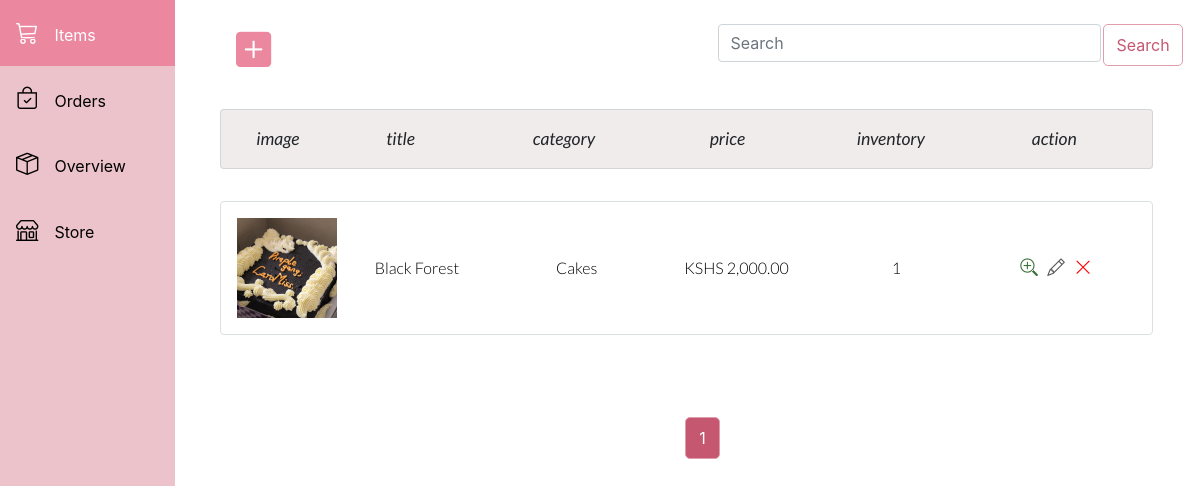
/all-items/ (signed in), run on an earlier commit of the app's database.
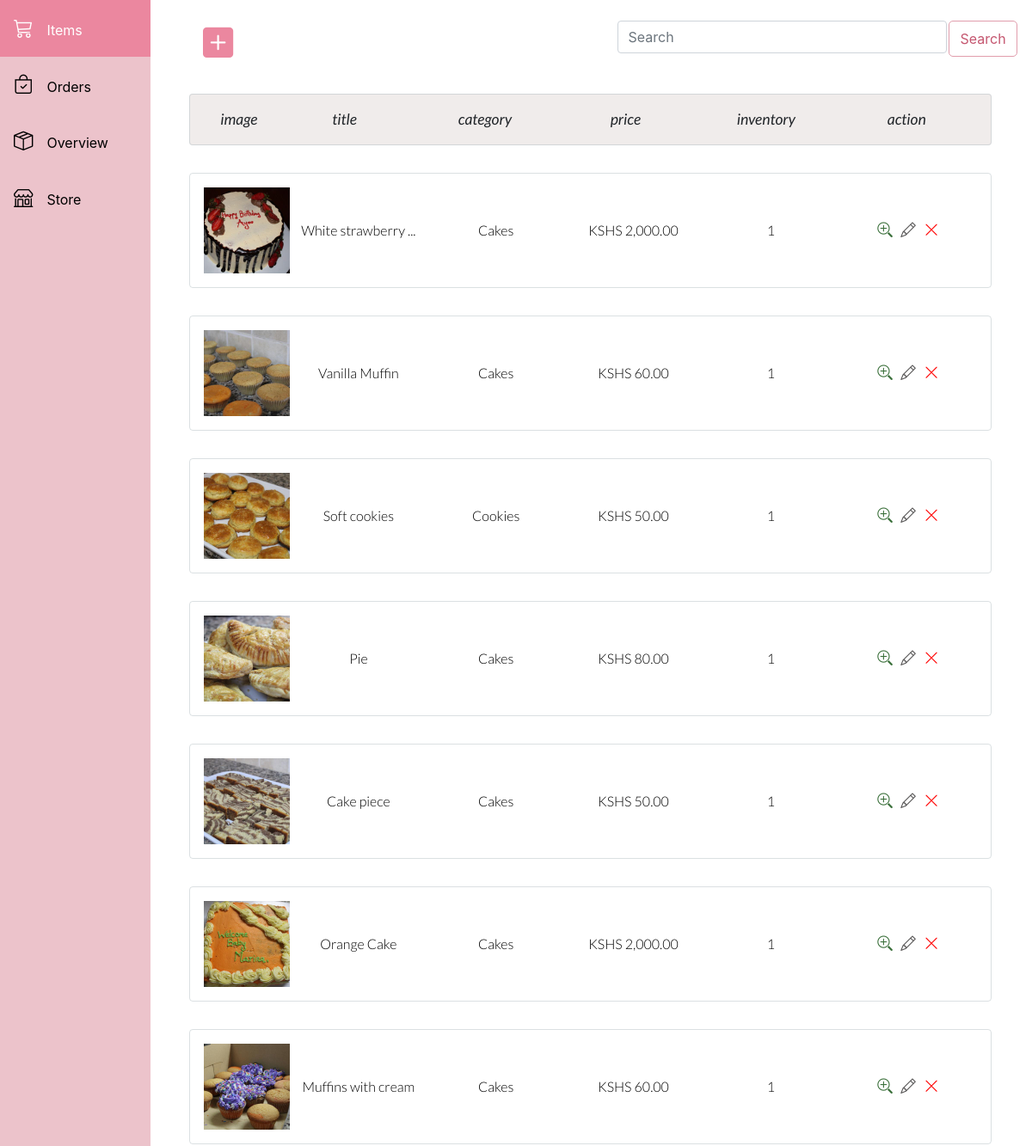
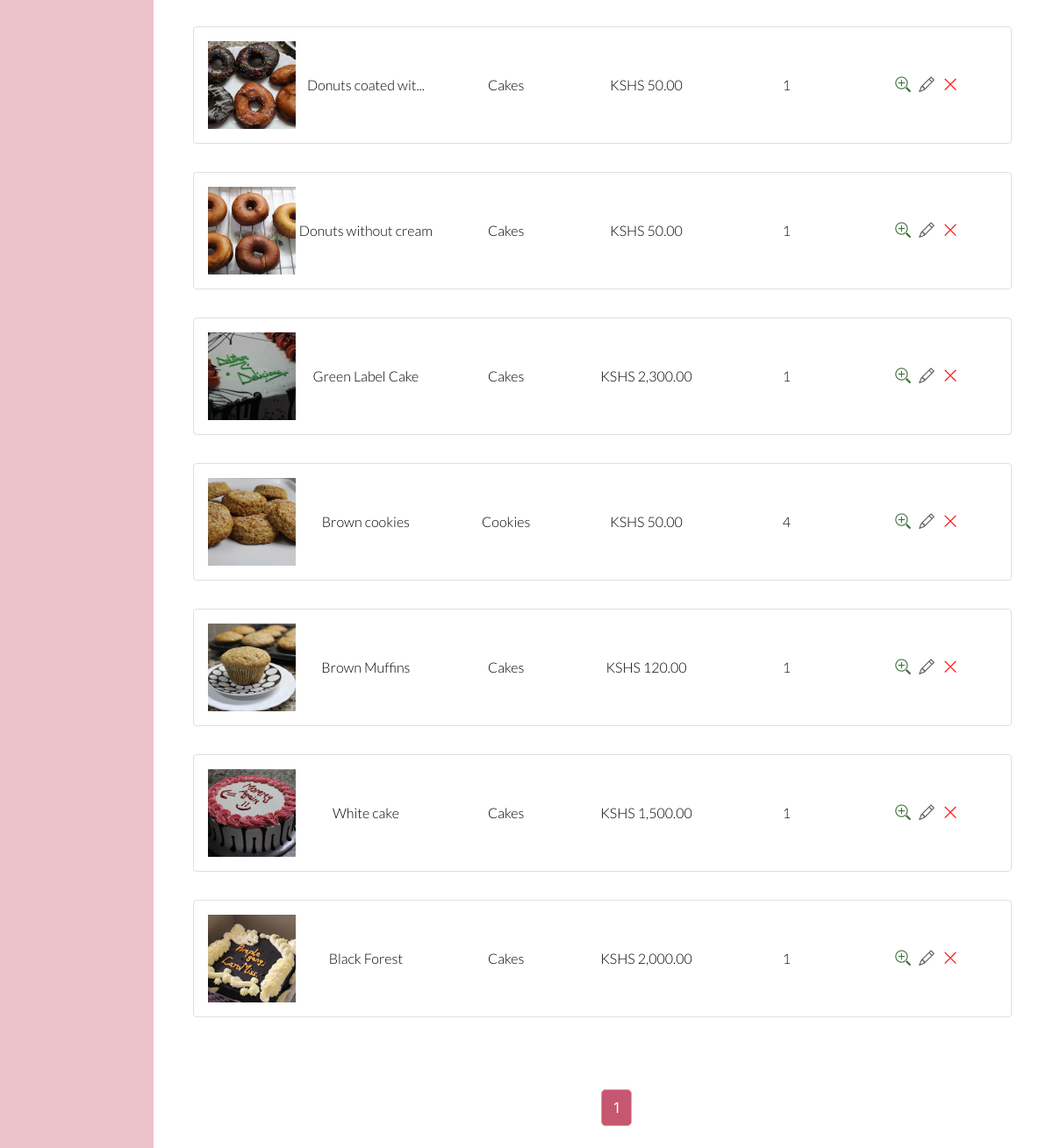
And on a later commit of the database (2 pictures, top to bottom).
### seller/models.py (models this page shows, shortened)
class Item(models.Model):
    class Category:
        COOKIES = 'CO'
        CAKES = 'CA'
        ICE_CREAMS = 'I'
        ALL = 'ALL'
    CATEGORIES_CHOICES = [
        (Category.COOKIES, 'Cookies'),
        (Category.CAKES, 'Cakes'),
        (Category.ICE_CREAMS, 'Ice creams'),
        (Category.ALL, 'All Sweets'),
    ]
    SHORT_CATEGORY_TO_NAME = dict(CATEGORIES_CHOICES)
    title = models.CharField(max_length=50)
    price = models.FloatField("Price in KSHS", default="0.00", validators=[
                              MinValueValidator(0.0)])
    description = models.TextField(max_length=100, null=True, blank=True)
    category = models.CharField(
        max_length=3,
        choices=CATEGORIES_CHOICES,
        default=Category.ALL,
    )
    image = models.ImageField(upload_to='product_pics')
    date_posted = models.DateTimeField(default=timezone.now)
    quantity = models.IntegerField(default=0, validators=[
        MinValueValidator(0.0)])
    def __init__(self, *args, **kwargs):
        super().__init__(*args, **kwargs)
        self.assign_shorter_title()
        self.assign_category_full_name()
    def assign_shorter_title(self):
        if len(self.title) > 20:
            self.short_title = self.title[:17] + "..."
        else:
            self.short_title = self.title
    def assign_category_full_name(self):
        self.long_category = self.SHORT_CATEGORY_TO_NAME[self.category]

### seller/views.py (the view)
# urls.py: path('all-items/', seller_views.all_items, name="seller_all_items"),
@user_is_seller
def all_items(request):
    url_name = request.resolver_match.url_name
    items = Item.objects.all().order_by('-id')
    if items.count() == 0:
        items = None
    else:
        searched = request.GET.get('searched')
        if searched is not None and searched != "":
            items = items.filter(title__icontains=searched)
        items = pagination(request, items, 15)
    return render(request, 'seller/all_items.html', {'items': items})

### seller/utils.py (called while the page is built)
def active_navbar_context_processor(request):
    context = {}
    if not request.user.is_staff:
        return context
    if 'item' in request.resolver_match.url_name:
        context['url_name'] = 'seller_all_items'
    elif 'order' in request.resolver_match.url_name:
        context['url_name'] = 'seller_orders'
    elif 'overview' in request.resolver_match.url_name:
        context['url_name'] = 'seller_overview'
    else:
        context['url_name'] = None
    return context

### sir_cake/utils.py (called while the page is built)
def pagination(request, item_list, number_items_displayed):
    paginator = Paginator(item_list, number_items_displayed)
    page_number = request.GET.get('page')
    return paginator.get_page(page_number)

### store/utils.py (called while the page is built)
def user_has_items_in_basket_context_processor(request):
    return {'user_has_items_in_basket':
            get_preorder_or_none(request) is not None}

def get_preorder_or_none(request):
    try:
        if request.user.is_anonymous:
            return Order.objects.get(
                status=Order.Status.PREORDER,
                buyer_anon=anonymous_user_with_saved_session(request))
        else:
            return Order.objects.get(status=Order.Status.PREORDER,
                                     buyer=request.user)
    except ObjectDoesNotExist:
        return None

### seller/templates/seller/all_items.html (shortened to what this page needs)
{% extends 'seller/base-seller.html' %}
{% load humanize %}
{% block content %}
<div class="container mt-4">
    <div class="row">
        <div class="col">
            <a href="{% url 'seller_new_item' %}">
                <i class="bi bi-plus-square-fill new-item-top-icon"></i>
            </a>
        </div>
        <div class="col">
            {% include 'sir_cake/search-field.html'%}
        </div>
    </div>
    <div class="product-grid-container beige-bg">
        <div class="grid-item-image category-text">image</div>
        <div class="grid-item-title category-text">title</div>
        <div class="grid-item-category category-text">category</div>
        <div class="grid-item-price category-text">price</div>
        <div class="grid-item-inventory category-text">inventory</div>
        <div class="grid-item-action category-text">action</div>
    </div>
    {% if items %}
    {% for item in items %}
    <div class="product-grid-container">
        <a href="{% url 'seller_item_detail' item.pk %}">
            <div class="grid-item-image all-products-data-text"><img src="{{item.image.url}}" height="100px" alt="pastry Image"></img>
        </a>
    </div>
    <div class="grid-item-title all-products-data-text">{{item.short_title}}</div>
    <div class="grid-item-category all-products-data-text">{{item.long_category}}</div>
    <div class="grid-item-price all-products-data-text">KSHS {{item.price | floatformat:2 | intcomma}}</div>
    {% if item.quantity is 0 %}
    <div class="grid-item-inventory all-products-data-text warning-data-text">{{item.quantity}}</div>
    {% else %}
    <div class="grid-item-inventory all-products-data-text">{{item.quantity}}</div>
    {% endif %}
    <div class="grid-item-action all-products-data-text">
        <a href="{% url 'seller_item_detail' item.pk %}"><i class="bi bi-zoom-in zoom-action-button"></i></a>
        <a href="{% url 'seller_edit_item' item.pk %}"><i class="bi bi-pencil edit-action-button"></i></a>
        <a href="{% url 'seller_delete_item' item.pk %}"><i class="bi bi-x-lg delete-action-button"></i></a>
    </div>
</div>
{% endfor %}
{% else %}
<div class="replacement-text-middle">No items</div>
{% endif %}
{% include 'sir_cake/paginator.html'%}
</div>
{% endblock content %}

### seller/templates/seller/base-seller.html (shortened to what this page needs)
<!DOCTYPE html>
<html lang="en">
<head>
    {% include 'sir_cake/head-base.html'%}
</head>
<body>
    <div class="container-fluid zero-margin-padding">
        <div class="row">
            <div class="col-sm-2">
                {% include 'seller/navbar-seller.html'%}
            </div>
            <div class="col-sm-10">
                {% block content %}
                {% endblock %}
            </div>
        </div>
</body>
</html>

### sir_cake/templates/sir_cake/head-base.html (shortened to what this page needs)
{% load static %}
<link rel="stylesheet" href="https://cdn.jsdelivr.net/npm/bootstrap@4.6.1/dist/css/bootstrap.min.css"
>
<link rel="stylesheet" href="https://cdn.jsdelivr.net/npm/bootstrap-icons@1.8.2/font/bootstrap-icons.css">
<link href="{% static 'sir_cake/style.css' %}" rel="stylesheet">

### seller/templates/seller/navbar-seller.html
<div class="sidebar">
  {% if url_name == 'seller_all_items' %}
  <a href="{% url 'seller_all_items' %}" class="active"><i class="bi bi-cart3 new-item-icon"></i>Items</a>
  {% else %}
  <a href="{% url 'seller_all_items' %}"><i class="bi bi-cart3 new-item-icon"></i>Items</a>
  {% endif %}
  {% if url_name == 'seller_orders' %}
  <a href="{% url 'seller_orders' %}" class="active"><i class="bi bi-bag-check new-item-icon"></i>Orders</a>
  {% else %}
  <a href="{% url 'seller_orders' %}"><i class="bi bi-bag-check new-item-icon"></i>Orders</a>
  {% endif %}
  {% if url_name == 'seller_overview' %}
  <a href="{% url 'seller_overview' %}" class="active"><i class="bi bi-box-seam new-item-icon"></i>Overview</a>
  {% else %}
  <a href="{% url 'seller_overview' %}"><i class="bi bi-box-seam new-item-icon"></i>Overview</a>
  {% endif %}
  <a href="{% url 'store' %}"><i class="bi bi-shop new-item-icon"></i>Store</a>
</div>

### sir_cake/templates/sir_cake/search-field.html
<form method="GET" class="d-flex" role="search">
    <input class="form-control me-2" type="search" placeholder="Search" aria-label="Search" name="searched">
    <button class="pagination-button" type="submit">Search</button>
</form>

### sir_cake/templates/sir_cake/paginator.html (shortened to what this page needs)
<div class="pagination">
    {% for num in items.paginator.page_range %}
    {% if items.number == num %}
    <a class="pagination-button-full" href="?page={{ num }}">{{ num }}</a>
    {% elif num > items.number|add:'-3' and num < items.number|add:'3' %} <a class="pagination-button"
        href="?page={{ num }}">{{ num }}</a>
        {% endif %}
        {% endfor %}
</div>

### sir_cake/static/sir_cake/style.css (style rules this page uses)
:root { --dismiss-red: rgb(247, 128, 128); --accept-green: rgb(148, 216, 148); --bright-pink: rgb(200, 9, 76); --dusty-pink: rgb(197, 87, 112); --semi-pink: rgb(235, 135, 159); --lighter-pink: rgb(225, 157, 172); --beige: rgb(240, 236, 235); --light-beige: rgba(243, 242, 240, 0.651); --gray-text: rgb(73, 72, 72); --border-color: rgba(183, 194, 198, 0.5); }
body { overflow-x: hidden; }
.zero-margin-padding { padding: 0%; margin: 0%; }
.post-button-grid:hover, .delete-basket-button:hover, .active, .sidebar a:hover, .anon-user-button:hover { background-color: var(--semi-pink); color: #FFFFFF; }
.new-item-top-icon { color: var(--semi-pink); font-size: 2.2rem; text-decoration: none; padding: 0.5rem 1rem; }
.sidebar { width: 100%; height: 100%; background-color: rgb(236, 195, 203); position: relative; min-height: 100vh; overflow: auto; overflow-y: auto; overflow-x: hidden; transition: width 0.4s; }
.sidebar a { display: block; color: black; padding: 16px; text-decoration: none; }
.new-item-icon { font-size: 1.4rem; margin-right: 1rem; }
.product-grid-container { margin: 2rem 2rem 0 0; padding: 1rem; border: solid 1px; border-color: var(--border-color); border-radius: 4px; display: grid; grid-template-columns: 1fr 2fr 2fr 2fr 2fr 2fr; grid-template-areas: "image title category price inventory action"; }
.beige-bg { background-color: var(--beige); }
.grid-item-image, .grid-item-title, .grid-item-category, .grid-item-price, .grid-item-inventory, .grid-item-action { justify-self: center; align-self: center; }
.grid-item-image { grid-area: image; }
.grid-item-title { grid-area: title; }
.grid-item-category { grid-area: category; }
.grid-item-price { grid-area: price; }
.grid-item-inventory { grid-area: inventory; }
.grid-item-action { grid-area: action; }
.category-text { font-family: 'Lato', sans-serif; font-weight: 400; font-style: italic; font-size: 1.1rem; }
.all-products-data-text { font-family: 'Lato', sans-serif; font-weight: 300; color: #000000; }
.zoom-action-button { color: rgb(59, 112, 59); margin: 0.2rem; font-size: 1.1rem; }
.edit-action-button { color: rgb(88, 87, 87); margin: 0.2rem; font-size: 1.1rem; }
.delete-action-button { color: red; margin: 0.2rem; font-size: 1.1rem; }
.pagination { margin: 5rem 0 1.5rem 0; justify-content: center; }
.pagination-button { color: var(--dusty-pink); border: 1px solid; border-radius: 5px; border-color: var(--lighter-pink); text-decoration: none; padding: 0.5rem 0.8rem; margin: 0 0.1rem; background-color: transparent; }
.pagination-button-full { background-color: var(--dusty-pink); border: 1px solid; border-radius: 5px; border-color: var(--lighter-pink); text-decoration: none; padding: 0.5rem 0.8rem; color: #FFFFFF; margin: 0.1rem; }

What changed in the data, as far as the page shows it:
added Item: image (picture), short_title "White strawberry ...", long_category "Cakes", price "2,000.00", quantity "1"
added Item: image (picture), short_title "Vanilla Muffin", long_category "Cakes", price "60.00", quantity "1"
added Item: image (picture), short_title "Soft cookies", long_category "Cookies", price "50.00", quantity "1"
added Item: image (picture), short_title "Pie", long_category "Cakes", price "80.00", quantity "1"
added Item: image (picture), short_title "Cake piece", long_category "Cakes", price "50.00", quantity "1"
added Item: image (picture), short_title "Orange Cake", long_category "Cakes", price "2,000.00", quantity "1"
added Item: image (picture), short_title "Muffins with cream", long_category "Cakes", price "60.00", quantity "1"
added Item: image (picture), short_title "Donuts coated wit...", long_category "Cakes", price "50.00", quantity "1"
added Item: image (picture), short_title "Donuts without cream", long_category "Cakes", price "50.00", quantity "1"
added Item: image (picture), short_title "Green Label Cake", long_category "Cakes", price "2,300.00", quantity "1"
added Item: image (picture), short_title "Brown cookies", long_category "Cookies", price "50.00", quantity "4"
added Item: image (picture), short_title "Brown Muffins", long_category "Cakes", price "120.00", quantity "1"
added Item: image (picture), short_title "White cake", long_category "Cakes", price "1,500.00", quantity "1"
